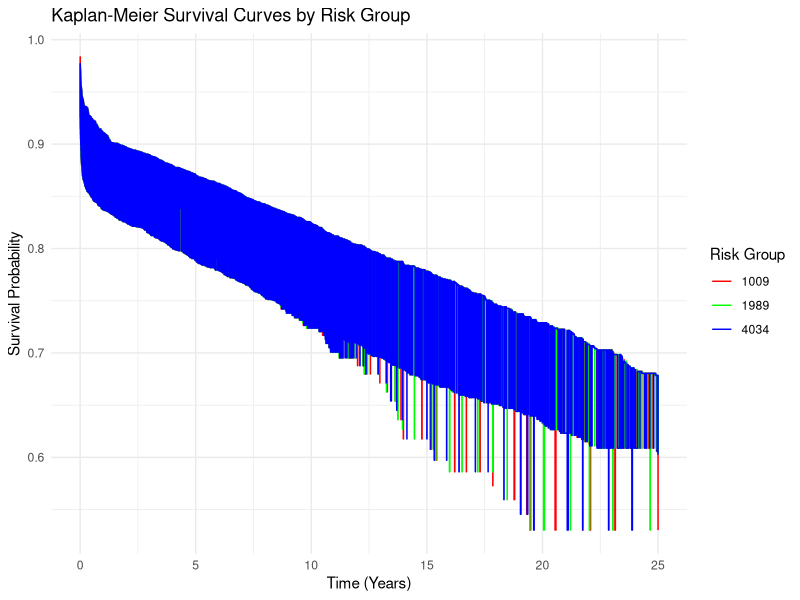

The R script that drew this image:
# Load the required libraries
library(survival)
library(ggplot2)

# Read the dataset
data <- read.csv("dataHIV.csv")

# Create a survival object
surv.obj <- with(data, Surv(time, death))

# Create a Kaplan-Meier survival curve for each risk group
km_fit <- survfit(surv.obj ~ mode, data = data)

# Create a data frame for plotting
km_data <- data.frame(
  time = km_fit$time,
  survival = km_fit$surv,
  group = factor(km_fit$strata)  # Convert 'group' to a factor
)

# Create a Kaplan-Meier survival plot
p <- ggplot(km_data, aes(x = time, y = survival, color = group)) +
  geom_step() +
  labs(
    title = "Kaplan-Meier Survival Curves by Risk Group",
    x = "Time (Years)",
    y = "Survival Probability",
    color = "Risk Group"
  ) +
  theme_minimal() +
  scale_color_manual(values = c("red", "green", "blue"))  # Customize colors

# Show the plot
print(p)
